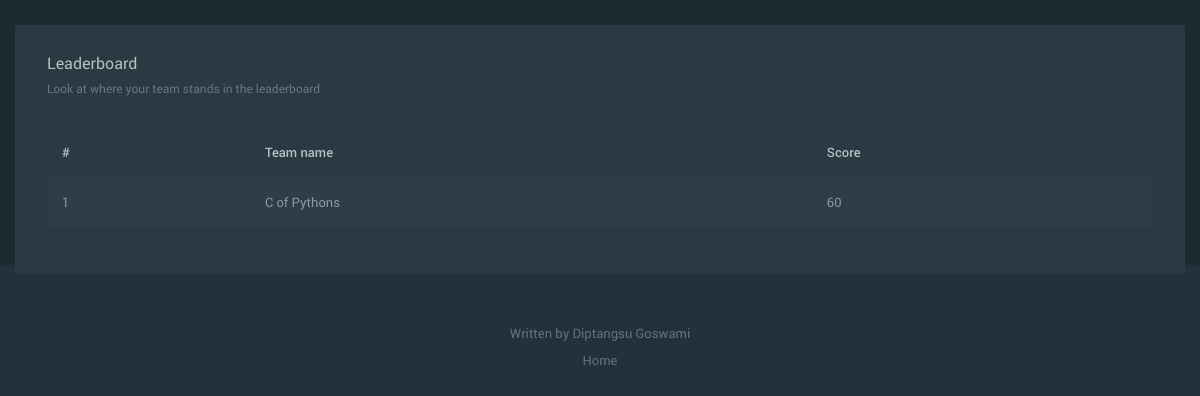
The page /leaderboard on the database as committed earlier.
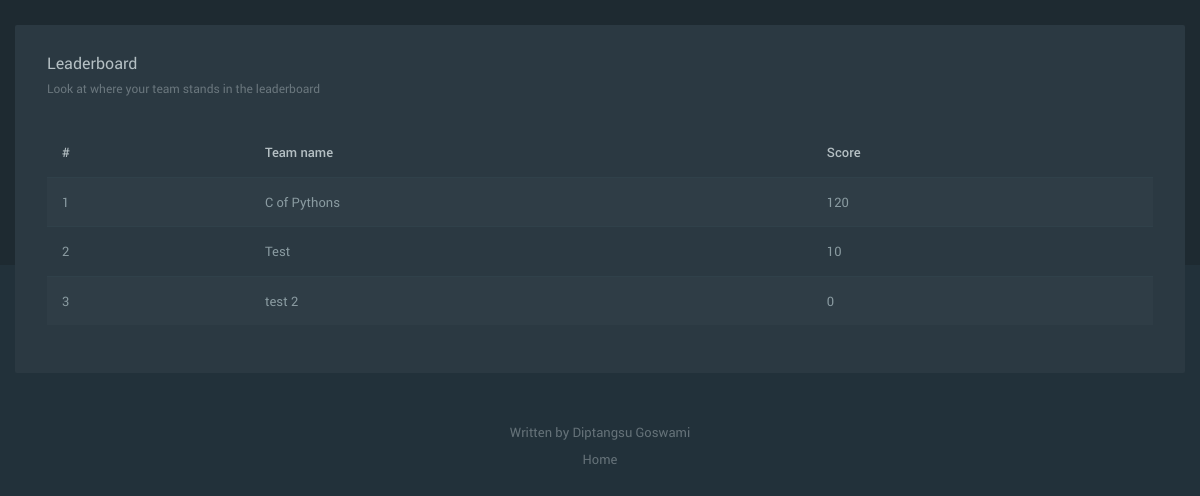
The same page on the database as committed later.
### models/team.py (models this page shows, shortened)
class Team(db.Model):
    __tablename__ = 'Teams'
    id = db.Column(db.Integer, primary_key=True)
    team_name = db.Column(db.String(100))
    email = db.Column(db.String(100))
    phone = db.Column(db.String(100))
    password = db.Column(db.String(100))

### blueprints/question.py (the view)
@question_blueprint.route('/leaderboard')
def leaderboard():
    team_scores = Team.query \
        .outerjoin(Submission) \
        .outerjoin(Question) \
        .group_by(Team.team_name) \
        .with_entities(
            Team.team_name,
            func.coalesce(func.sum(Question.points), 0).label('score')) \
        .with_labels().all()
    return render_template('leaderboard.html', **{
        'team_scores': team_scores
    })

### templates/leaderboard.html (shortened to what this page needs)
{% extends 'base.html' %} {% block title %} Leaderboard {% endblock %} {% block
body %}
<div id="content" class="content--boxed">
  <div class="card">
    <div class="card__header">
      <h2>
        Leaderboard
        <small>Look at where your team stands in the leaderboard</small>
      </h2>
    </div>
    <div class="card__body">
      <div class="table-responsive">
        <table class="table table-striped">
          <thead>
            <tr>
              <th>#</th>
              <th>Team name</th>
              <th>Score</th>
            </tr>
          </thead>
          <tbody>
            {% for team in team_scores %}
            <tr>
              <td>{{ loop.index }}</td>
              <td>{{ team.team_name }}</td>
              <td>{{ team.score }}</td>
            </tr>
            {% endfor %}
          </tbody>
        </table>
      </div>
    </div>
  </div>
</div>
{% endblock %}

Rows that differ between the two databases and show on the page:
computed for Team "C of Pythons": score "60" → "120"
added Team: team_name "Test", score "10"
added Team: team_name "test 2", score "0"
